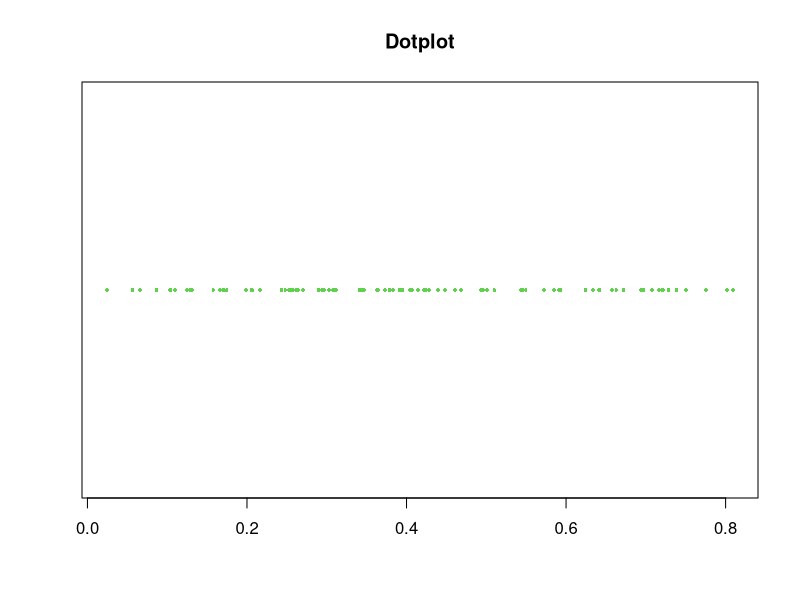
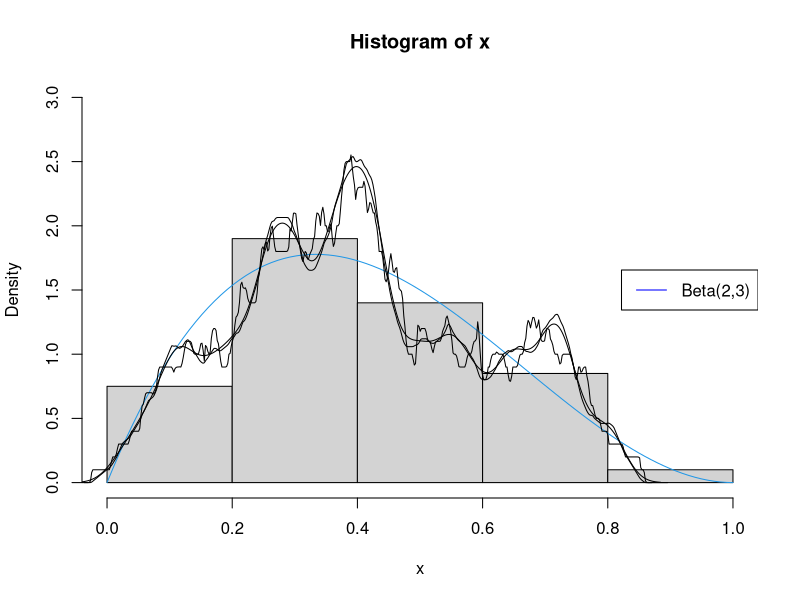
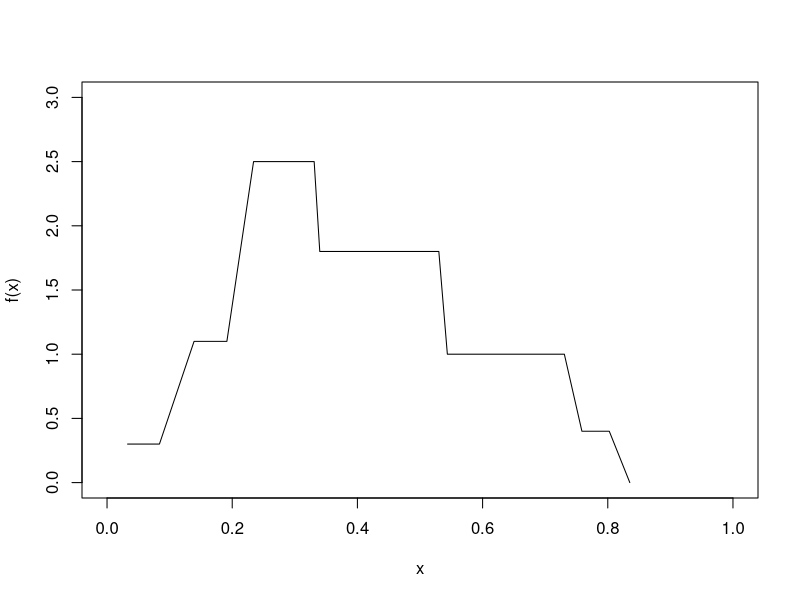
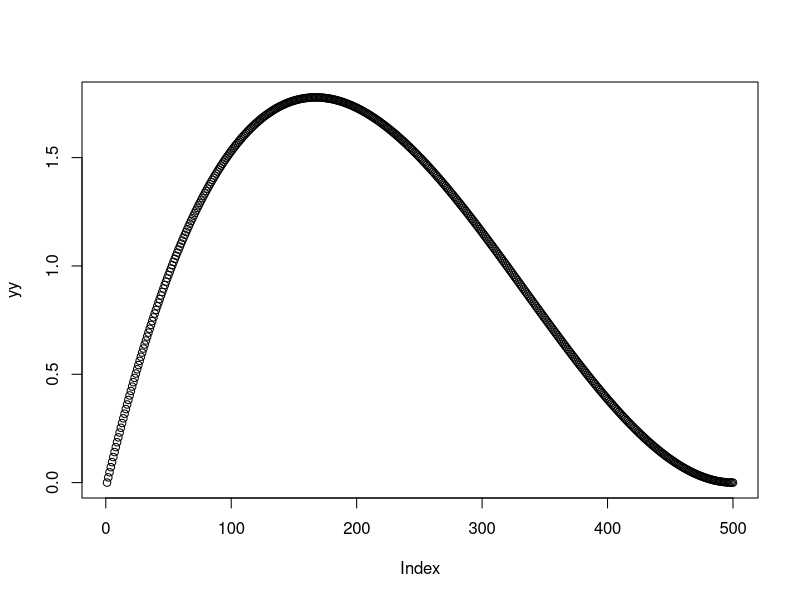

The R source for these figures, in order: (Note: this script raises an error after producing the figures.)

# First, simulate 100 observations from a mixed distribution of beta(2,3)
# , each with probability 0.5. Then, use at least 3 density estimating methods
# to smooth the observations. 
# You need to specify the parameters in the smoothing methods, 
# and compare the results.

set.seed(20)
m = 100
x = rbeta(m,2,3)
# 畫個
stripchart(x,pch=16,cex=0.5,col=3,main="Dotplot")
y = seq(0,1,length=100)
hist(x,breaks = 5,probability = T,ylim = c(0,3))
lines(y,dbeta(y,2,3),col=4)
legend("right","Beta(2,3)",lty=1,col="Blue")

kernal_g = density(x, kernel = c("gaussian"),width = 0.1)
kernal_r = density(x, kernel = c("rectangular"),width = 0.1)
kernal_t = density(x, kernel = c("triangular"),width = 0.1)

lines(kernal_g)
lines(kernal_r)
lines(kernal_t)

# 寫code~~~
set.seed(0123)
x <- rbeta(100,2,3)
h=0.1
#histogram density estimator
histest=function(x,h){
  w=function(x,a,b){
    if (x<=b & x>=a) {return(1)}
    else {return(0)}}
  n=length(x)
  sx=seq(min(x),max(x),by=h)
  a=sx[-length(sx)]
  b=sx[-1]
  ni=NULL
  for (j in 1:length(a)){
    ni[j]=sum(x<=b[j] & x>=a[j])}
  t1=NULL
  for (i in sort(x)){
    t0=NULL
    for (j in 1:length(a)){
      wi=w(i,a[j],b[j])
      t0=c(t0,wi)}
    y=1/n*sum(ni/h*t0)
    t1=c(t1,y)}
  return(t1)}

# naive density estimator
naiveest=function(x,h){
  w=function(y){
    if (abs(y)<1) {return(1/2)}
    else {return(0)}}
  n=length(x)
  sx=seq(min(x),max(x),length=100)
  t1=NULL
  for (i in sx){
    t0=NULL
    for (j in x){
      wei=w((i-j)/h)
      t0=c(t0,wei)}
    y=1/n*sum(1/h*t0)
    t1=c(t1,y)}
  return(t1)}

# kernel density estimator
# norm
kernel_norm=function(x,h){
  w=function(y){ dnorm(y) }
  n=length(x)
  sx=seq(min(x),max(x),length=100)
  t1=NULL
  for (i in sx){
    t0=NULL
    for (j in x){
      wei=w((i-j)/h)
      t0=c(t0,wei)}
    y=1/n*sum(1/h*t0)
    t1=c(t1,y)}
  return(t1)}

y1=histest(x,0.1)                #h=0.1，也可使用其他h值
xa=seq(min(x),max(x),length=500)
y2=naiveest(x,0.1)               #h=0.1，也可使用其他h值
y3=kernel_norm(x,0.1)            #h=0.1，也可使用其他h值

par(mfrow=c(1,1))
plot(sort(x),y1,typ="l",xlab="x",ylab="f(x)",xlim=c(0,1), ylim=c(0,3))

j <- seq(0,1,length=500)
yy <- dbeta(j,2,3)
plot(yy)
lines(seq(0,1,length=5000),dbeta(j,2,3),col = "skyblue")
matplot(cbind(xa,xa),cbind(y2,y3),typ=c("l","l"),
        pch=1,col=c(2,4),lty=c(2:3),main=" Three Density Estimates ",add=TRUE)
legend(1,0.3,c("histogram(h=0.1)","naive(h=0.1)","kernel(h=0.1)")
       ,col=c(1,2,4),lty=c(1:3),cex=0.8)
xx <- sort(x)
yy <- dbeta(xx,2,3)
y2 <- naiveest(xx,0.1)
y3 <- kernel_norm(xx,0.1)
data <- cbind(xx,yy,y2,y3) %>% as.data.frame()

colnames(data) <- c("sample","Beta(2,3)","naive","kernal")
LBJ <- gather(data,key = "type",value = "value",2:4)
LBJ$type %<>% as.factor()
library(tidyverse)
ggplot(data = data,aes(x=sample))+
  geom_histogram(mapping = aes(y=..density..),fill="gray")+
  geom_line(mapping = aes(y=hist),color="#FFFF00",size=1)+
  geom_line(mapping = aes(y=naive),color="#FF00FF",size=1,linetype=1.5)+
  geom_line(mapping = aes(y=kernal),color="#00FFFF",size=1,linetype=1.5)+ 
  scale_x_continuous(breaks=seq(0,1,0.1))+
  theme_set(theme_bw())+
  theme(panel.grid =element_blank())+
  theme(panel.grid.major=element_line(colour=NA))+
  theme(legend.position = c(1,1))

ggplot(data = LBJ)+
  geom_histogram(mapping = aes(x=sample,y=..density..),color="white")+
  geom_line(mapping = aes(x=sample,y=value,color=type,group=type),size=1.2)+
  theme(legend.title = element_text(colour="royalblue", size=20, face="bold"),legend.text = element_text(size = 16, face = "bold"),legend.position = c(0.8,0.8))+
  theme(panel.grid =element_blank())
